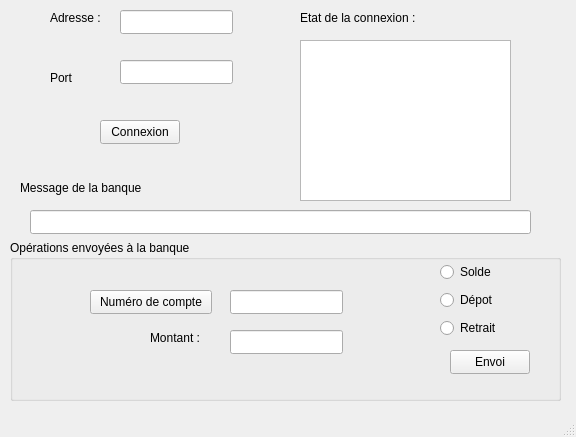
<?xml version="1.0" encoding="UTF-8"?>
<ui version="4.0">
 <class>ClientMainWindow</class>
 <widget class="QMainWindow" name="ClientMainWindow">
  <property name="geometry">
   <rect>
    <x>0</x>
    <y>0</y>
    <width>576</width>
    <height>437</height>
   </rect>
  </property>
  <property name="windowTitle">
   <string>ClientMainWindow</string>
  </property>
  <widget class="QWidget" name="centralwidget">
   <widget class="QLabel" name="labelAdresse">
    <property name="geometry">
     <rect>
      <x>50</x>
      <y>10</y>
      <width>71</width>
      <height>16</height>
     </rect>
    </property>
    <property name="text">
     <string>Adresse : </string>
    </property>
   </widget>
   <widget class="QLabel" name="labelPort">
    <property name="geometry">
     <rect>
      <x>50</x>
      <y>70</y>
      <width>26</width>
      <height>16</height>
     </rect>
    </property>
    <property name="text">
     <string>Port</string>
    </property>
   </widget>
   <widget class="QLabel" name="labelEtatConnexion">
    <property name="geometry">
     <rect>
      <x>300</x>
      <y>10</y>
      <width>131</width>
      <height>16</height>
     </rect>
    </property>
    <property name="text">
     <string>Etat de la connexion :</string>
    </property>
   </widget>
   <widget class="QLabel" name="labelMessageBanque">
    <property name="geometry">
     <rect>
      <x>20</x>
      <y>180</y>
      <width>131</width>
      <height>16</height>
     </rect>
    </property>
    <property name="text">
     <string>Message de la banque</string>
    </property>
   </widget>
   <widget class="QPushButton" name="pushButtonConnexion">
    <property name="geometry">
     <rect>
      <x>100</x>
      <y>120</y>
      <width>80</width>
      <height>24</height>
     </rect>
    </property>
    <property name="text">
     <string>Connexion</string>
    </property>
   </widget>
   <widget class="QLineEdit" name="lineEditAdresse">
    <property name="geometry">
     <rect>
      <x>120</x>
      <y>10</y>
      <width>113</width>
      <height>24</height>
     </rect>
    </property>
   </widget>
   <widget class="QLineEdit" name="lineEditPort">
    <property name="geometry">
     <rect>
      <x>120</x>
      <y>60</y>
      <width>113</width>
      <height>24</height>
     </rect>
    </property>
   </widget>
   <widget class="QTextEdit" name="textEditEtatConnexion">
    <property name="geometry">
     <rect>
      <x>300</x>
      <y>40</y>
      <width>211</width>
      <height>161</height>
     </rect>
    </property>
   </widget>
   <widget class="QLineEdit" name="lineEditMessageBanque">
    <property name="geometry">
     <rect>
      <x>30</x>
      <y>210</y>
      <width>501</width>
      <height>24</height>
     </rect>
    </property>
   </widget>
   <widget class="QGroupBox" name="groupBoxOperationBanque">
    <property name="geometry">
     <rect>
      <x>10</x>
      <y>240</y>
      <width>551</width>
      <height>161</height>
     </rect>
    </property>
    <property name="title">
     <string>Opérations envoyées à la banque</string>
    </property>
    <widget class="QPushButton" name="pushButtonNumeroCompte">
     <property name="geometry">
      <rect>
       <x>80</x>
       <y>50</y>
       <width>122</width>
       <height>24</height>
      </rect>
     </property>
     <property name="text">
      <string>Numéro de compte</string>
     </property>
    </widget>
    <widget class="QLabel" name="labelAdresseMontant">
     <property name="geometry">
      <rect>
       <x>140</x>
       <y>90</y>
       <width>58</width>
       <height>16</height>
      </rect>
     </property>
     <property name="text">
      <string>Montant :</string>
     </property>
    </widget>
    <widget class="QLineEdit" name="lineEditNumeroCompte">
     <property name="geometry">
      <rect>
       <x>220</x>
       <y>50</y>
       <width>113</width>
       <height>24</height>
      </rect>
     </property>
    </widget>
    <widget class="QLineEdit" name="lineEditMontant">
     <property name="geometry">
      <rect>
       <x>220</x>
       <y>90</y>
       <width>113</width>
       <height>24</height>
      </rect>
     </property>
    </widget>
    <widget class="QWidget" name="">
     <property name="geometry">
      <rect>
       <x>430</x>
       <y>20</y>
       <width>102</width>
       <height>80</height>
      </rect>
     </property>
     <layout class="QVBoxLayout" name="verticalLayout">
      <item>
       <widget class="QRadioButton" name="radioButtonSolde">
        <property name="text">
         <string>Solde</string>
        </property>
       </widget>
      </item>
      <item>
       <widget class="QRadioButton" name="radioButtonDepot">
        <property name="text">
         <string>Dépot</string>
        </property>
       </widget>
      </item>
      <item>
       <widget class="QRadioButton" name="radioButtonRetrait">
        <property name="text">
         <string>Retrait</string>
        </property>
       </widget>
      </item>
     </layout>
    </widget>
    <widget class="QPushButton" name="pushButtonEnvoi">
     <property name="geometry">
      <rect>
       <x>440</x>
       <y>110</y>
       <width>80</width>
       <height>24</height>
      </rect>
     </property>
     <property name="text">
      <string>Envoi</string>
     </property>
    </widget>
   </widget>
  </widget>
  <widget class="QMenuBar" name="menubar">
   <property name="geometry">
    <rect>
     <x>0</x>
     <y>0</y>
     <width>576</width>
     <height>21</height>
    </rect>
   </property>
  </widget>
  <widget class="QStatusBar" name="statusbar"/>
 </widget>
 <resources/>
 <connections/>
</ui>
